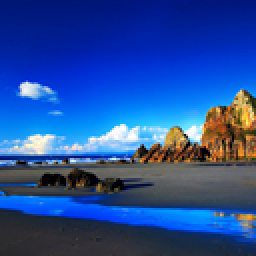
#> input picture kNN/view.png, 128 x 128 px (shown 2 times larger)
$ python NoiseKNN.py
#> lines starting #> are read from the running program, lines starting #| are printed output that depends on the picture; long printed decimals are rounded
# using the KNN to recovery the incomplete image
from sklearn.neighbors import KNeighborsRegressor as knn
from math import sqrt
import cv2
import numpy as np
import time

# img = cv2.imread('back.jpg', 0)
img = cv2.imread('view.png', 0)
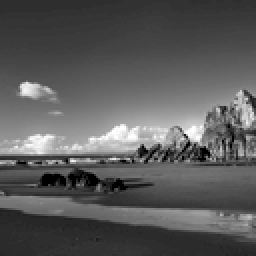
#> img: shape (128, 128) (shown 2 times larger); min 0, max 255, mean 90.1
# cv2.imshow('color_image', img)
# cv2.waitKey(2000)

# print(img[9])

m, n = img.shape
#> m = 128; n = 128
sampleRate = 0.3
allsample=[]

for i in range(m):
    for j in range(n):
        allsample.append((i,j))

np.random.seed(1)

sample_cord_index = np.random.choice(range(m*n), round(sampleRate * m * n), replace=False)
# print(sample_cord_index)

# sample_num = round(sampleRate * m * n)

sample_cord = [allsample[sam] for sam in sample_cord_index]
# print(sample_cord)
label = [np.array(img)[c] for c in sample_cord]
#> label = 4915 values, max 255 at index 8, min 0 at index 160, mean 89.76

# print(label)

# input()
newimg = np.zeros((m, n), np.uint8)

for i in range(len(sample_cord)):
    newimg[sample_cord[i]] = label[i]
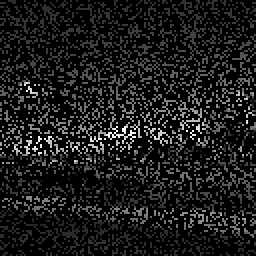
#> newimg: shape (128, 128) (shown 2 times larger); min 0, max 255, mean 26.9

# print(newimg[9])
cv2.imwrite(f'sampling_{round(sampleRate * 100)}.png', newimg)

cv2.imshow("dd", newimg)
cv2.waitKey(2000)

# X = [(1, 1), (2, 2), (3, 3), (4, 4)]
# y = [1, 2, 3, 4]

start = time.clock()
neigh = knn(n_neighbors=30, weights="distance")
neigh.fit(sample_cord, label)

end = time.clock()
for row in range(m):
    for col in range(n):
        if (row, col) not in sample_cord:
            newimg[row, col] = neigh.predict([(row, col)])
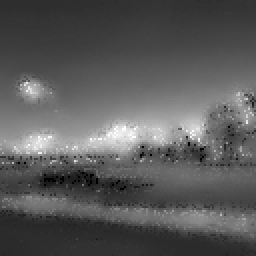
#> newimg: shape (128, 128) (shown 2 times larger); min 0, max 255, mean 89.6

print(f"the MSE is {np.linalg.norm(newimg - img)/(m * n)}")
#| the MSE is 1.082

print(f"the run time is {end - start}")

cv2.imwrite('result.png', newimg)
cv2.imshow('new', newimg)
cv2.waitKey(0)
